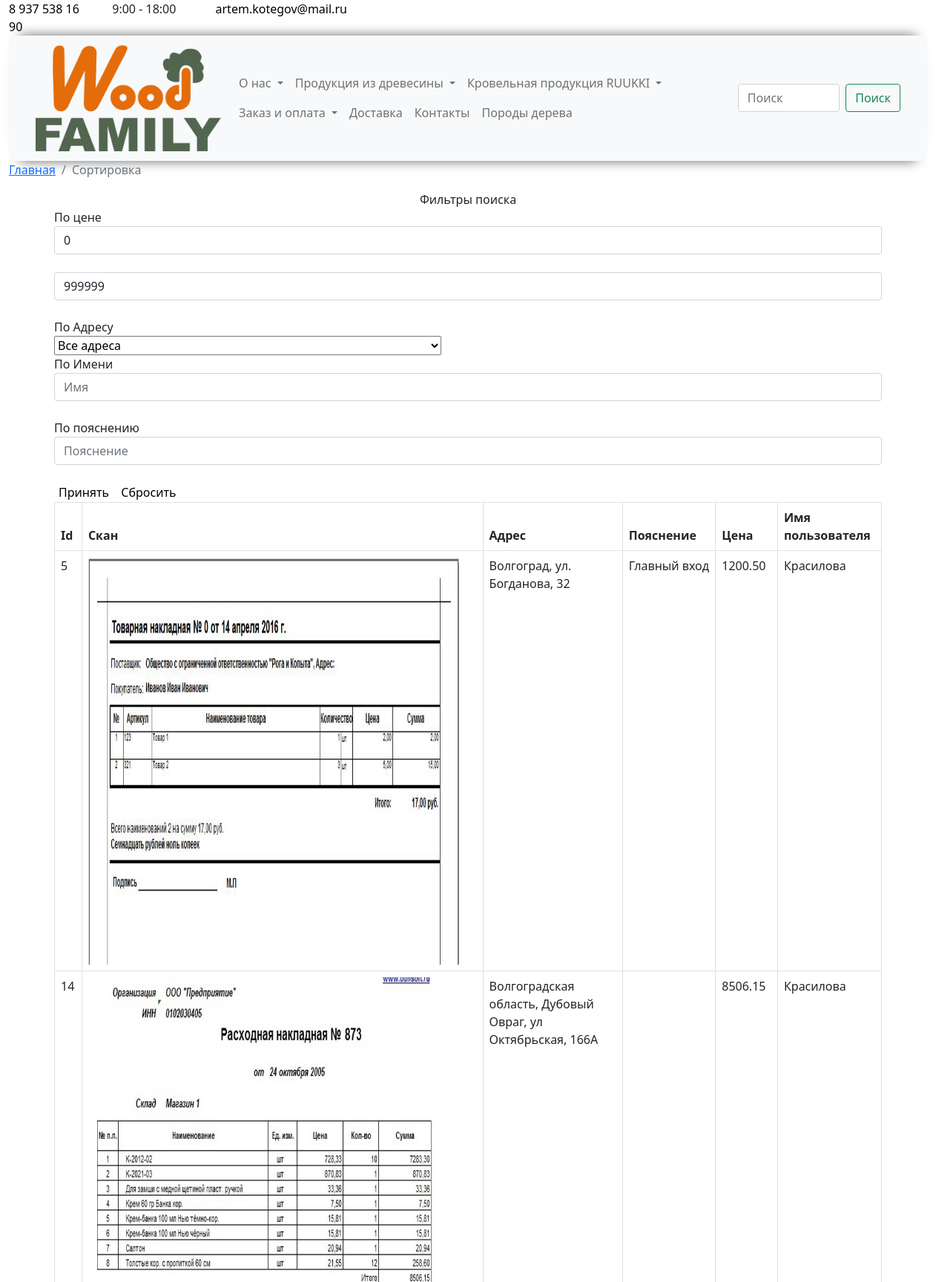
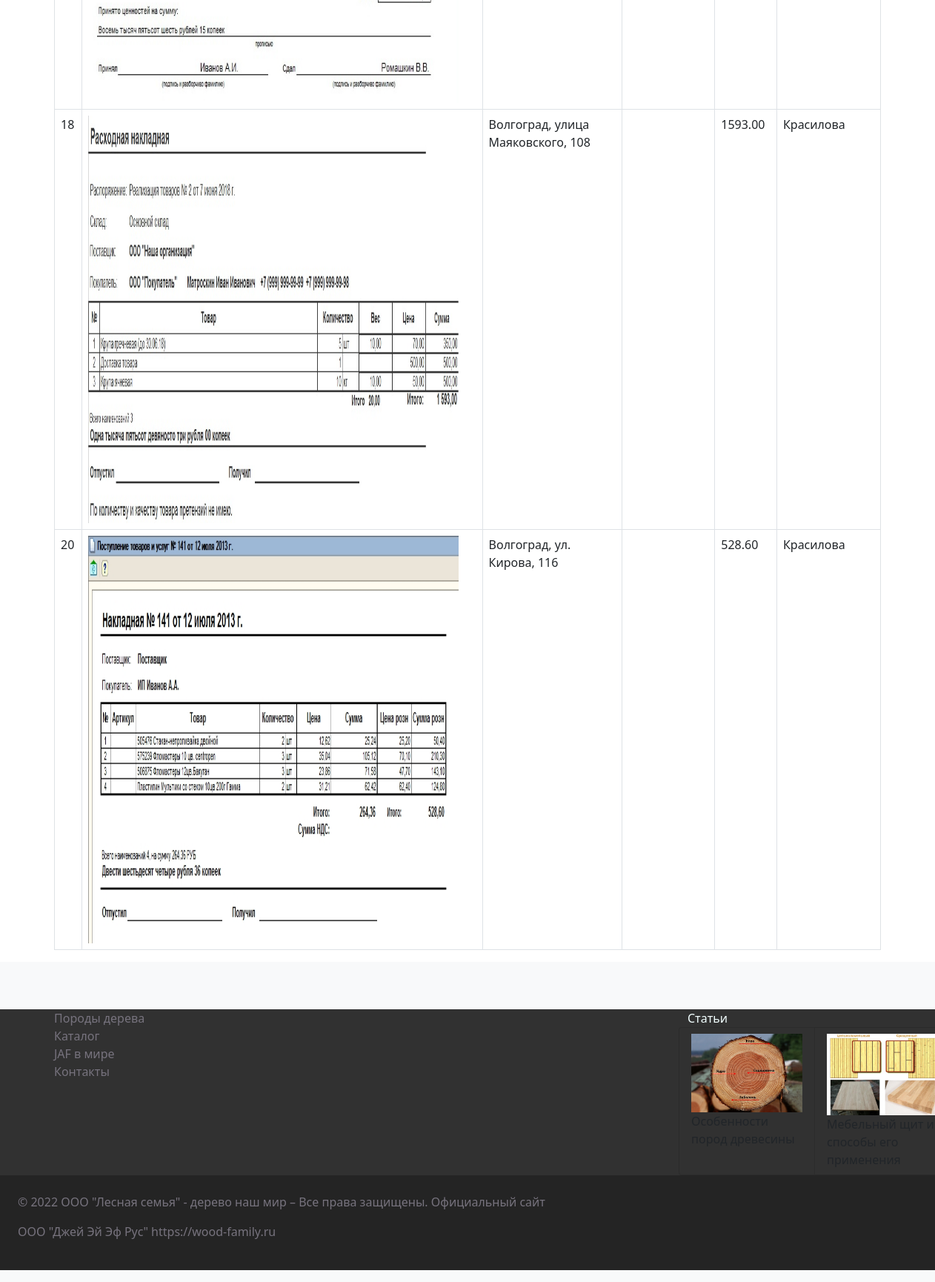
The app's page /orders.php?name=Красилова with its own data (2 pictures, top to bottom).
### tables this page shows
CREATE TABLE `transactions` (
  `invoiceId` int(11) NOT NULL,
  `invoiceScan` varchar(150) NOT NULL,
  `deliveryAdress` varchar(60) NOT NULL,
  `orderNote` text NOT NULL,
  `orderCost` decimal(10,2) NOT NULL,
  `customerId` int(11) NOT NULL
);

CREATE TABLE `customers` (
  `customerId` int(11) NOT NULL,
  `customerName` varchar(45) NOT NULL
);

### orders.php (the view, shortened to what this page needs)
<?php
    $hostname = "localhost";
    $username = "root";
    $password = "root";
    $databaseName = "orders";
    $connect = mysqli_connect($hostname, $username, $password, $databaseName);
    $query = "SELECT transactions.invoiceId,transactions.invoiceScan,transactions.deliveryAdress,transactions.orderNote,transactions.orderCost,customers.customerName FROM transactions inner join customers ON transactions.customerId = customers.customerId ORDER BY transactions.invoiceId ASC";
?>
<!DOCTYPE html>
<html lang="ru">
<head>
    <link rel="stylesheet" href="MainStyle.css">
    <link href="https://cdn.jsdelivr.net/npm/bootstrap@5.0.2/dist/css/bootstrap.min.css" rel="stylesheet">
</head>
<body class="d-flex flex-column min-vh-100">
<div class="container-fluid" >
    <div class="row" style="max-width: 45%">
        <div class="col-3">
            <a class="contact-phone" href="tel:89375381690" title="8 800 555 35 35">
                <span> 8 937 538 16 90</span>
            </a>
        </div>
        <div class="col-3">
            <div class="work-time">
                <span>9:00 - 18:00</span>
            </div>
        </div>
        <div class="col-3">
            <a class="contact-mail" href="mailto:artem.kotegov@mail.ru" title="artem.kotegov@mail.ru">
                <span>artem.kotegov@mail.ru</span>
            </a>
        </div>
    </div>
    <div class="container-fluid" style="background-color: #F8F9FA">
        <div class="row" style="box-shadow:
                 0 15px 15px  -15px dimgrey ,
                 0 -15px 15px  -15px dimgrey;">
            <div class="col-12">
                <nav class="navbar navbar-expand-lg navbar-light bg-light">
                    <div class="container-fluid">
                        <a class="navbar-brand" href="#" onClick='location.href="index.php"'>
                            <img src="image/icon.png" style="max-width: 250px;max-height: 150px;">
                        </a>
                        <div class="collapse navbar-collapse" id="navbarSupportedContent">
                            <ul class="navbar-nav me-auto mb-2 mb-lg-0">
                                <li class="nav-item dropdown">
                                    <a class="nav-link dropdown-toggle" href="#" id="navbarDropdown1" role="button" data-bs-toggle="dropdown" aria-expanded="false">
                                        О нас
                                    </a>
                                </li>
                                <li class="nav-item dropdown">
                                    <a class="nav-link dropdown-toggle" href="#" id="navbarDropdown2" role="button" data-bs-toggle="dropdown" aria-expanded="false">
                                        Продукция из древесины
                                    </a>
                                </li>
                                <li class="nav-item dropdown">
                                    <a class="nav-link dropdown-toggle" href="#" id="navbarDropdown3" role="button" data-bs-toggle="dropdown" aria-expanded="false">
                                        Кровельная продукция RUUKKI
                                    </a>
                                </li>
                                <li class="nav-item dropdown">
                                    <a class="nav-link dropdown-toggle" href="#" id="navbarDropdown4" role="button" data-bs-toggle="dropdown" aria-expanded="false">
                                        Заказ и оплата
                                    </a>
                                </li>
                                <li class="nav-item dropdown">
                                    <a class="nav-link dropdown-x" href="#" id="navbarDropdown5" role="button" data-bs-toggle="dropdown" aria-expanded="false" onClick='location.href="orders.php"'>
                                        Доставка
                                    </a>
                                </li>
                                <li class="nav-item dropdown">
                                    <a class="nav-link dropdown-x" href="#" id="navbarDropdown6" role="button" data-bs-toggle="dropdown" aria-expanded="false">
                                        Контакты
                                    </a>
                                </li>
                                <li class="nav-item dropdown">
                                    <a class="nav-link dropdown-x" href="#" id="navbarDropdown7" role="button" data-bs-toggle="dropdown" aria-expanded="false">
                                        Породы дерева
                                    </a>
                                </li>
                            </ul>
                            <form class="d-flex">
                                <input class="form-control me-2" type="search" placeholder="Поиск" aria-label="Поиск">
                                <button class="btn btn-outline-success" type="submit">Поиск</button>
                            </form>
                        </div>
                    </div>
                </nav>
            </div>
        </div>
    </div>
    <div class="row">
        <nav aria-label="breadcrumb">
            <ol class="breadcrumb">
                <li class="breadcrumb-item"><a href="#" onClick='location.href="index.php"'>Главная</a></li>
                <li class="breadcrumb-item active" aria-current="page">Сортировка</li>
            </ol>
        </nav>
    </div>
    <div class="container">
        <div class ="row">
            <span style="text-align: center">Фильтры поиска</span>
            <span style="text-align: left">По цене</span>
            <form method="GET" id="search">
                <input class="form-control" type="number" name="minimum" placeholder="От" value="<?php
                if (isset($_GET['minimum']))
                    echo $_GET['minimum'];
                else echo 0
                ?>" size="5">
                <br>
                <input class="form-control" type="number" name="maximum" placeholder="До" value="<?php
                if (isset($_GET['maximum']))
                    echo $_GET['maximum'];
                else echo 999999
                ?>" size="5">
                <br>
                <span style="text-align: center">По Адресу</span>
                <br>
                <select class="select" name="select_address">
                    <option value="all">Все адреса</option>
                </select>
                <br>
                <span style="text-align: center">По Имени</span>
                <br>
                <input class="form-control" type="text" name="name" placeholder="Имя" <?php
                if (isset($_GET['name']))
                    echo $_GET['name'];
                else echo ' '
                ?>" size="5">
                <br>
                <span style="text-align: center">По пояснению</span>
                <br>
                <input class="form-control" type="text" name="note" placeholder="Пояснение" <?php
                if (isset($_GET['note'])!='')
                    echo $_GET['note'];
                ?> size="5">
                <br>
                <input type="submit" form="search" value="Принять">
                <input type="reset" form="search" onClick='location.href="orders.php"' value="Сбросить">
            </form>
            <?php
                $min = 0;
                $max = 999999;
                $name = '';
                $note = '';
                if (isset($_GET['name']) != '')
                {
                    $name = htmlspecialchars(strip_tags(stripslashes(trim($_GET['name']))));
                }
                if((!empty($name))and(empty($note))and($selected_address="all"))
                {
                    $query = "SELECT transactions.invoiceId,transactions.invoiceScan,transactions.deliveryAdress,transactions.orderNote,transactions.orderCost,customers.customerName FROM transactions inner join customers ON transactions.customerId = customers.customerId WHERE transactions.orderCost >= '$min' and transactions.orderCost < '$max' and customers.customerName='$name' ORDER BY transactions.invoiceId ASC";
                }
                $result_table = mysqli_query($connect, $query);
            ?>
        </div>
        <div class="row">
            <div class="col-12">
                <table class="table table-bordered" id="orders" class="display" style="width: 100%">
                    <thead>
                    <tr>
                        <th style="width:20px">Id</th>
                        <th style="width:500px">Скан</th>
                        <th style="width:180px">Адрес</th>
                        <th style="width:120px">Пояснение</th>
                        <th style="width:80px">Цена</th>
                        <th style="width:80px">Имя пользователя</th>
                    </tr>
                    </thead>
                    <tbody>
                    <?php while($row1 = mysqli_fetch_array($result_table)):;?>
                        <tr>
                            <td><?php echo $row1[0];?></td>
                            <td><img src="image/<?php echo $row1[1];?>" alt="" height=550 width=500></img></td>
                            <td><?php echo $row1[2];?></td>
                            <td><?php echo $row1[3];?></td>
                            <td><?php echo $row1[4];?></td>
                            <td><?php echo $row1[5];?></td>
                        </tr>
                    <?php endwhile;?>
                    </tbody>
                </table>
            </div>
        </div>
    </div>
</div>
<footer class="footer mt-auto py-3 bg-light">
    <section class="articles_block" style="background-color: #313131;color:#77737E">
        <div class="container text-left text-md-start mt-5">
            <div class="row mt-3">
                <div class="col-3">
                    <div class="row">
                        <span>Породы дерева</span>
                    </div>
                    <div class="row">
                        <span>Каталог</span>
                    </div>
                    <div class="row">
                        <span>JAF в мире</span>
                    </div>
                    <div class="row">
                        <span>Контакты</span>
                    </div>
                </div>
                <div class="col-6">
                </div>
                <div class="col-3 float-end">
                    <div class="articles text-left" style="color:#F2FFFF">
                        Статьи
                        <div class="row">
                            <ul class="list-group list-group-horizontal">
                                <li class="list-group-item" style="background-color: #313131;"><img src="image/articles1.jpg" style="max-width: 150px;max-height: 150px;color:#3A3A3A">Особенности пород древесины</li>
                                <li class="list-group-item" style="background-color: #313131;"> <img src="image/articles2.jpg" style="max-width: 150px;max-height: 150px;color:#3A3A3A">Мебельный щит и способы его применения</li>
                            </ul>
                        </div>
                    </div>
                </div>
            </div>
        </div>
    </section>
    <div class="footer">
        <div class="text-left p-4" style="background-color:#242424;">
            <p class="text-break" style=" color:#77737E">© 2022 ООО "Лесная семья" - дерево наш мир – Все права защищены. Официальный сайт</p>
            <p class="text-break" style=" color:#77737E">ООО "Джей Эй Эф Рус" https://wood-family.ru</p>
        </div>
    </div>
</footer>
</body>
</html>

### MainStyle.css (style rules this page uses)
a.contact-phone { color: black; text-decoration: none; }
a.contact-mail { color: black; text-decoration: none; }
body { font-size: calc(.9em + .0375 * ((100vw - 20em)/ 40)); font-family: 'Open Sans'; text-align: inherit; }
.articles { justify-content: right; }
.dropdown { justify-content: left; }
.navbar-nav { display: flex; flex-wrap: wrap; }
input { border-style: none; background-color: #FFFFFF; }

### records on screen
transactions: invoiceId "5", invoiceScan (picture), deliveryAdress "Волгоград, ул. Богданова, 32", orderNote "Главный вход", orderCost "1200.50", customerId.customerName "Красилова"
transactions: invoiceId "14", invoiceScan (picture), deliveryAdress "Волгоградская область, Дубовый Овраг, ул Октябрьская, 166А", orderCost "8506.15", customerId.customerName "Красилова"
transactions: invoiceId "18", invoiceScan (picture), deliveryAdress "Волгоград, улица Маяковского, 108", orderCost "1593.00", customerId.customerName "Красилова"
transactions: invoiceId "20", invoiceScan (picture), deliveryAdress "Волгоград, ул. Кирова, 116", orderCost "528.60", customerId.customerName "Красилова"
